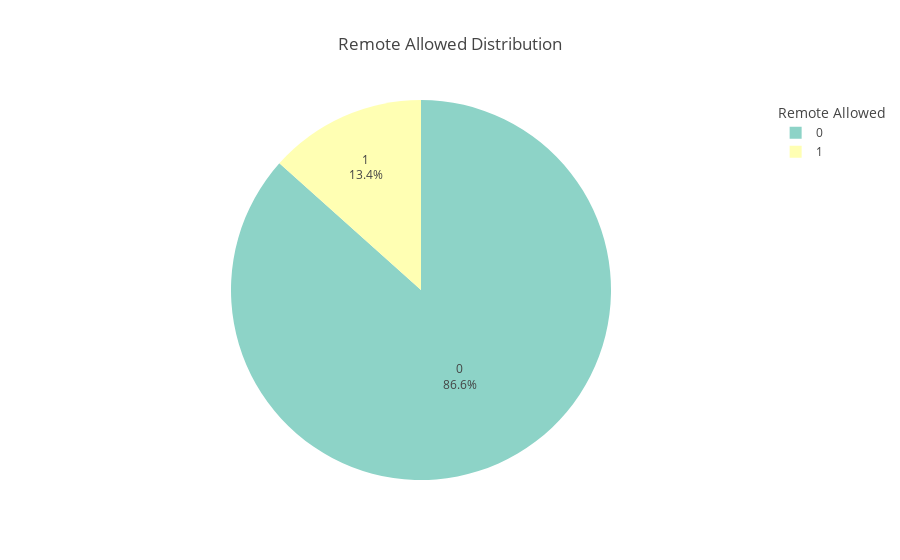

This figure's notebook cell:
### Markdown cell above
#### Distribution By Remote Allowed Jobs

### Code cell
fig = px.pie(jobs_2, names="remote_allowed", title="Remote Allowed Distribution", color_discrete_sequence=px.colors.qualitative.Set3) #Custom Color

# Customize the appearance of the chart
fig.update_traces(textposition= 'inside', textinfo= 'percent+label')
fig.update_layout(legend_title="Remote Allowed", showlegend= True)

fig.show()

### Figure 1 — Plotly figure (JSON) as saved in the notebook; plotly's stock layout.template omitted (floating-point values rounded to 4 significant figures; data arrays with more than 128 entries replaced by an {"elided": "..."} marker saying what was removed)
{"data": [{"domain": {"x": [0, 1], "y": [0, 1]}, "hovertemplate": "remote_allowed=%{label}<extra></extra>", "labels": {"elided": "8852 int values"}, "legendgroup": "", "name": "", "showlegend": true, "textinfo": "percent+label", "textposition": "inside", "type": "pie"}], "layout": {"legend": {"title": {"text": "Remote Allowed"}, "tracegroupgap": 0}, "piecolorway": ["rgb(141,211,199)", "rgb(255,255,179)", "rgb(190,186,218)", "rgb(251,128,114)", "rgb(128,177,211)", "rgb(253,180,98)", "rgb(179,222,105)", "rgb(252,205,229)", "rgb(217,217,217)", "rgb(188,128,189)", "rgb(204,235,197)", "rgb(255,237,111)"], "showlegend": true, "title": {"text": "Remote Allowed Distribution"}}}
